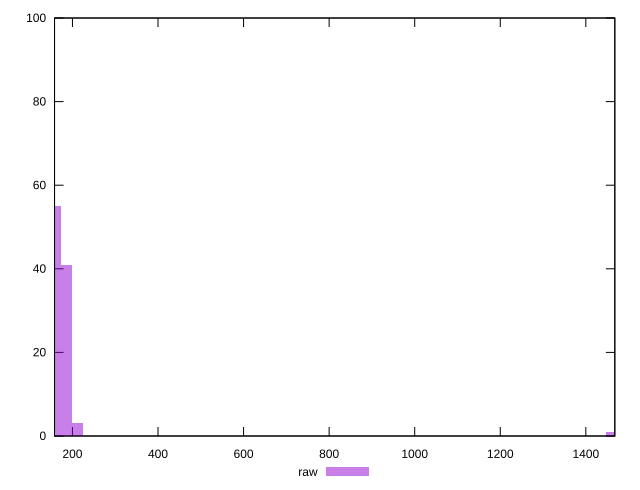

This figure's gnuplot source:
reset

$raw <<EOF
1459.9812182961653 1
185.81579141951192 41
159.27067835958167 55
212.3609044794422 3
EOF

set key outside below
set boxwidth 26.545113059930276
set xrange [158.147:1467.7649999999999]
set yrange [0:100]
set trange [0:100]
set style fill transparent solid 0.5 noborder
set terminal svg size 640, 490 enhanced background rgb 'white'
set output "reports/report_00030_2021-02-24T20-42-31.540Z/server-response-time/samples/agenda/raw/histogram.svg"

plot $raw title "raw" with boxes

reset
